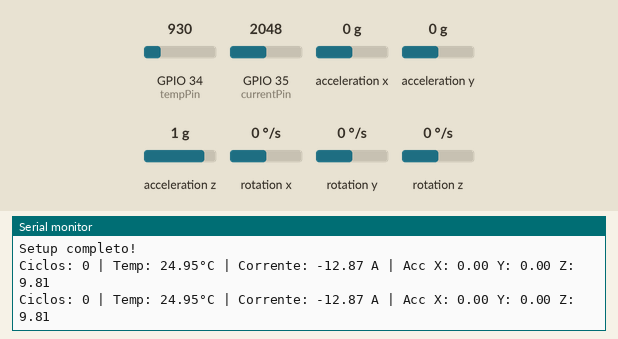
Simulated run of this sketch. Board: ESP32. Shown: the last lines printed to the serial monitor. The test bench sets the inputs (shaded band); at power-on: GPIO 34 (tempPin) = 930, GPIO 35 (currentPin) = 2048, acceleration x 0 g, acceleration y 0 g, acceleration z 1 g, rotation x 0 °/s, rotation y 0 °/s, rotation z 0 °/s.

Above: at 1.3 s.
1.4 s: GPIO 34 (tempPin) set to 1026
At 2.8 s:
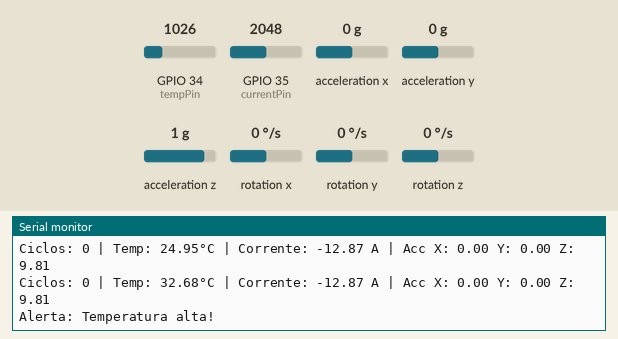
4.6 s: GPIO 35 (currentPin) set to 3154
At 5.7 s:
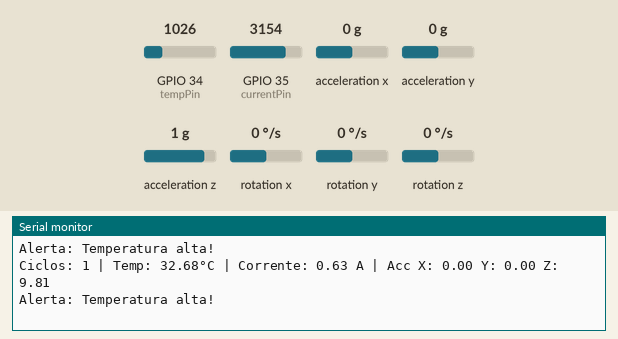
6.1 s: GPIO 35 (currentPin) set to 3229
At 6.7 s:
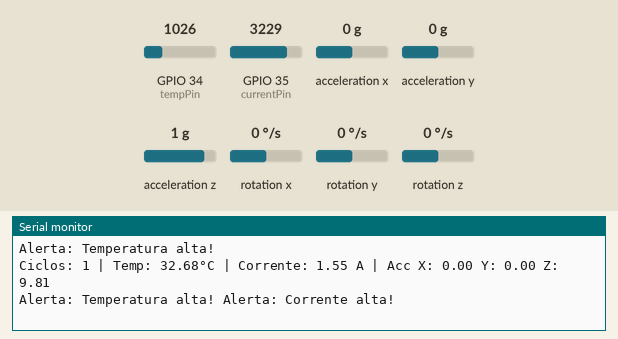
Timing chart, 0 to 9.1 s (numbered marks = the images above; inputs shaded):
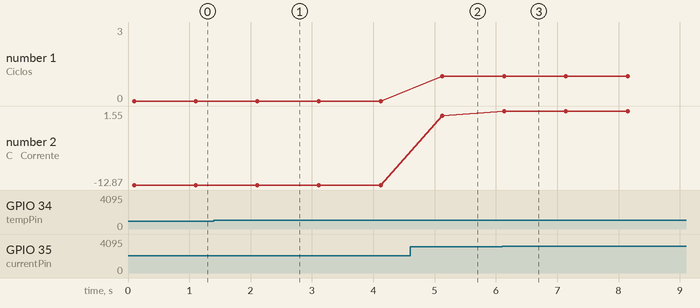

The sketch:

sketch.ino
```cpp
#include <Wire.h> // biblioteca para comunicação I2C (sensor MPU6050)
#include <MPU6050.h> // biblioteca do sensor MPU6050
MPU6050 mpu; // cria um objeto para o sensor MPU6050

// Pinos analógicos e digitais usados
const int tempPin = 34; // pino do sensor de temperatura (ent analógica)
const int currentPin = 35; // pino do sensor de corrente (ent analógica)
int cycleCount = 0; // contador de ciclos (quantas vezes o botão foi pressionado)

// Variáveis para controle do tempo do contador automático
unsigned long lastCycleTime = 0; // último tempo que contou um ciclo
const unsigned long cycleInterval = 5000; // intervalo de 10 segundos para contar um ciclo

// Limites de alerta (exemplos)
const float tempLimit = 30.0;     // °C
const float currentLimit = 1.0;   // Amperes
const float vibrationLimit = 0.5; // m/s²

void setup() {
  Serial.begin(115200); // inicializa serial (evita atraso na leitura dos dados)
  Wire.begin();
  mpu.initialize();
  // Inicializa o sensor MPU6050
  if (!mpu.testConnection()) {
    Serial.println("MPU failed"); // se falhar, mostra mensagem
    while (1);
  }

  delay(100);
  Serial.println("Setup completo!"); // confirma que foi inicializado
}

void loop() {
  // Obtenção dos dados de acelerometro
  int16_t ax, ay, az;
  mpu.getAcceleration(&ax, &ay, &az);

  // Nesse bloco, será feita a divisão dos dados brutos do acelerometro pela escala +2g, que é o valor de 16384 e logo após, multiplicar por 9.81 para obter os valores em m/s²
  float accX_g = (ax / 16384.0) * 9.81;
  float accY_g = (ay / 16384.0) * 9.81;
  float accZ_g = (az / 16384.0) * 9.81;

  // Contador automático de ciclos a cada 5 segundos
  unsigned long currentMillis = millis();
  if (currentMillis - lastCycleTime >= cycleInterval) {
    cycleCount++;
    lastCycleTime = currentMillis;
  }

  // Leitura da temperatura (conversão do sinal analógico para °C)
  int rawTemp = analogRead(tempPin);
  float voltage = rawTemp * (3.3 / 4095); // converte para tensão
  float tempC = (voltage - 0.5) * 100.0; // fórmula

  // Leitura da corrente elétrica
  int rawCurr = analogRead(currentPin);
  float currVoltage = rawCurr * (3.3 / 4095); // converte para tensão
  float currentA = (currVoltage - 2.5) / 0.066; // converte para corrente

  // Verificação de limites e geração de alertas
  String alertMsg = "";
  if (tempC > tempLimit) {
    alertMsg += "Alerta: Temperatura alta! ";
  }
  if (currentA > currentLimit) {
    alertMsg += "Alerta: Corrente alta! ";
  }

  // Visualização monitor serial (modo legível)
  Serial.print("Ciclos: "); Serial.print(cycleCount);
  Serial.print(" | Temp: "); Serial.print(tempC); Serial.print("°C");
  Serial.print(" | Corrente: "); Serial.print(currentA, 2); Serial.print(" A");
  Serial.print(" | Acc X: "); Serial.print(accX_g);
  Serial.print(" Y: "); Serial.print(accY_g);
  Serial.print(" Z: "); Serial.println(accZ_g);

  if (alertMsg.length() > 0) {
    Serial.println(alertMsg);
  }

  delay(1000);
}
```

Measured:
- the behaviour switches between 992 and 993 on GPIO 34 (tempPin) (found by bisection; images 0 and 1)
- the behaviour switches between 3184 and 3185 on GPIO 35 (currentPin) (found by bisection; images 2 and 3)
- after the input at 1.4 s, the serial monitor: prints a new line after 0.71 s (image 1)
- after the input at 4.6 s, the serial monitor: prints a new line after 0.53 s (image 2)
- after the input at 6.1 s, the serial monitor: prints a new line at once (image 3)
- plotted number 2: -12.87 → 0.63 after the input at 4.6 s, 0.63 → 1.55 after the input at 6.1 s
